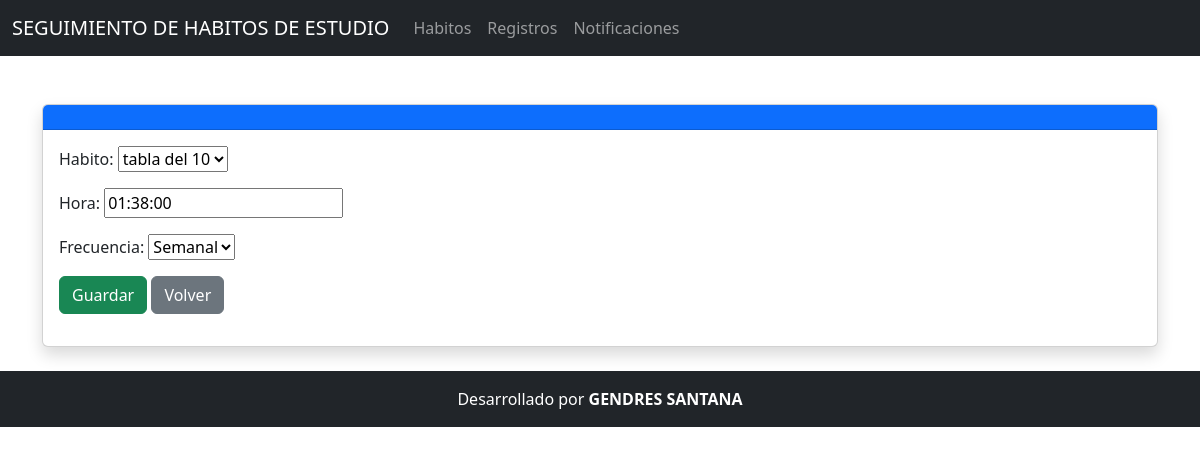
The page /notificaciones/editar/1/ on the database its author committed.
### Aplicaciones/Seguimiento/models.py (models this page shows, shortened)
class Notificacion(models.Model):
    habito = models.OneToOneField(Habito, on_delete=models.CASCADE, related_name='notificacion')
    hora = models.TimeField()
    frecuencia = models.CharField(max_length=20, choices=[('Diaria', 'Diaria'), ('Semanal', 'Semanal')])

### Aplicaciones/Seguimiento/views.py (the view)
# urls.py: path('notificaciones/editar/<int:pk>/', views.editar_notificacion, name='editar_notificacion'),
def editar_notificacion(request, pk):
    notificacion = get_object_or_404(Notificacion, pk=pk)
    if request.method == 'POST':
        form = NotificacionForm(request.POST, instance=notificacion)
        if form.is_valid():
            form.save()
            return redirect('listar_notificaciones')
    else:
        form = NotificacionForm(instance=notificacion)
    return render(request, 'notificaciones/editar.html', {'form': form, 'notificacion': notificacion})

### Aplicaciones/Seguimiento/forms.py
class NotificacionForm(forms.ModelForm):
    class Meta:
        model = Notificacion
        fields = '__all__'

### Aplicaciones/Seguimiento/models.py (called while the page is built)
    def __str__(self):
        return self.nombre

### Aplicaciones/Seguimiento/templates/notificaciones/editar.html (shortened to what this page needs)
{% extends "plantilla.html" %}
{% block contenido %}
<div class="container mt-5">
    <div class="card shadow">
        <div class="card-header bg-primary text-white">
        </div>
        <div class="card-body">
            <form method="post" class="needs-validation" novalidate>
                {{ form.as_p }}
                <button type="submit" class="btn btn-success">
                     Guardar
                </button>
                <a href="{% url 'listar_notificaciones' %}" class="btn btn-secondary">
                     Volver
                </a>
            </form>
        </div>
    </div>
</div>
{% endblock %}

### rows shown on the page
Notificacion: habito "tabla del 10", hora "01:38:00", frecuencia "Semanal"
